Frame 1 (no input): blank canvas, image omitted
Frame 60 (no input): blank canvas, image omitted
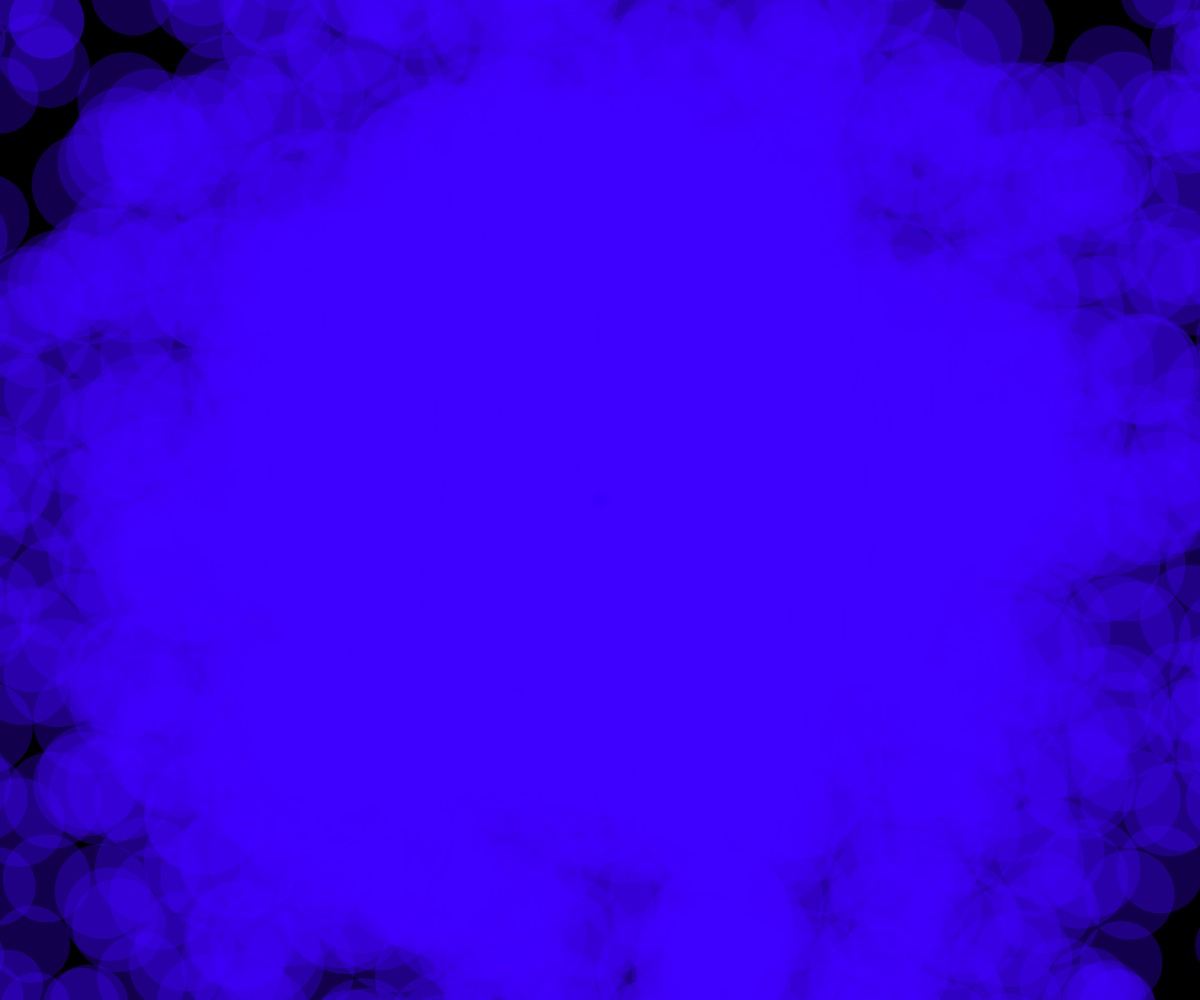
Frame 120 (the mouse pressed at the canvas centre since frame 60)

The p5.js sketch whose frames 1 and 60 were blank and that drew this single picture after the mouse press (run headless with seeded random() and noise() and a simulated clock; from frame 60 on, the mouse is pressed at the canvas centre):

// p5.js sketch
// ── sketch.js
let hue;

function setup() {
	createCanvas(windowWidth, windowHeight);
	background(0);
	hue = 255;
	colorMode(HSB, 360, 100, 100, 100);
}

function draw() {

	let size = (abs(pmouseX - mouseX) + abs(pmouseY - mouseY)) + 10;

	if (mouseIsPressed) {
		sp(mouseX, mouseY, size);
	}

	if (keyIsDown(LEFT_ARROW)) {
		hue = hue - 1;
		hue = constrain(hue, 0, 360);
	} else if (keyIsDown(RIGHT_ARROW)) {
		hue = hue + 1;
		hue = constrain(hue, 0, 360);
	}
}

function sp(x, y, size) {
	push();
	noStroke();
	fill(hue, 100, 100, 30);
	translate(x, y);
	for (let i = 0; i < size * 2; i = i + 1) {
		let radius = random(size);
		let angle = random(TWO_PI);
		let xpos = radius * cos(angle);
		let ypos = radius * sin(angle);
		ellipse(xpos, ypos, map(radius, 0, size, size / 5, 0), map(radius, 0, size, size / 5, 0));
	}
	pop()
}
